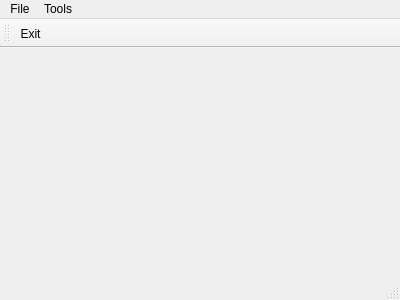
<?xml version="1.0" encoding="UTF-8"?>
<ui version="4.0">
 <class>MainWindow</class>
 <widget class="QMainWindow" name="MainWindow">
  <property name="geometry">
   <rect>
    <x>0</x>
    <y>0</y>
    <width>400</width>
    <height>300</height>
   </rect>
  </property>
  <property name="windowTitle">
   <string>MainWindow</string>
  </property>
  <widget class="QWidget" name="centralWidget"/>
  <widget class="QMenuBar" name="menuBar">
   <property name="geometry">
    <rect>
     <x>0</x>
     <y>0</y>
     <width>400</width>
     <height>23</height>
    </rect>
   </property>
   <widget class="QMenu" name="menuFile">
    <property name="title">
     <string>File</string>
    </property>
    <addaction name="actionExit"/>
   </widget>
   <widget class="QMenu" name="menuTools">
    <property name="title">
     <string>Tools</string>
    </property>
    <addaction name="actionOptions"/>
   </widget>
   <addaction name="menuFile"/>
   <addaction name="menuTools"/>
  </widget>
  <widget class="QToolBar" name="mainToolBar">
   <attribute name="toolBarArea">
    <enum>TopToolBarArea</enum>
   </attribute>
   <attribute name="toolBarBreak">
    <bool>false</bool>
   </attribute>
   <addaction name="actionExit"/>
  </widget>
  <widget class="QStatusBar" name="statusBar"/>
  <action name="actionExit">
   <property name="icon">
    <iconset resource="resources.qrc">
     <normaloff>:/res/Images/Exit.png</normaloff>:/res/Images/Exit.png</iconset>
   </property>
   <property name="text">
    <string>Exit</string>
   </property>
  </action>
  <action name="actionOptions">
   <property name="text">
    <string>Options...</string>
   </property>
  </action>
 </widget>
 <layoutdefault spacing="6" margin="11"/>
 <resources>
  <include location="resources.qrc"/>
 </resources>
 <connections/>
</ui>
